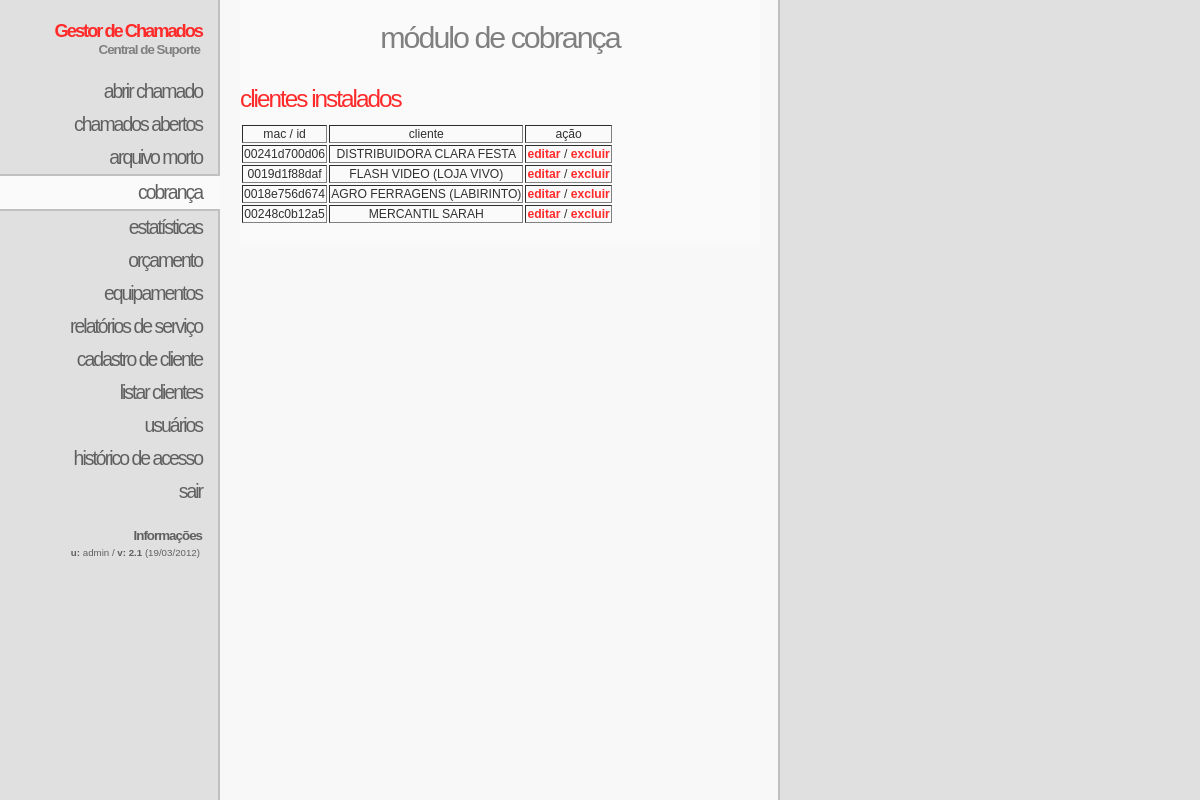
The page /?m=cobranca (signed in) on the database its author committed.
### tables this page shows
CREATE TABLE `cobranca` (
  `mac` varchar(17) NOT NULL,
  `cliente` text NOT NULL,
  `mensagem` text NOT NULL,
  PRIMARY KEY  (`mac`)
);

### incs/cobranca.php (the view, shortened to what this page needs)
 <h2>módulo de cobrança</h2>
  <?php
if ($_GET['editar']=='') {
?>
<h3> clientes instalados</h3>
<?php
    $q = mysql_query("SELECT * FROM `cobranca`");
    $row = mysql_fetch_array($q, MYSQL_ASSOC);
    if ($row['mac']!="") {
?>
 <table border=1 style="border-style:hidden">
 <tr>
 <td><center>mac / id</center></td>
 <td><center>cliente</center></td>
 <td><center>ação</center></td>
 </tr>
 <?php
	$q = mysql_query("SELECT * FROM `cobranca`");
	while ($row = mysql_fetch_array($q, MYSQL_ASSOC)) {
		echo "<tr>";
		echo "<td><center>".$row['mac']."</center></td>";
		echo "<td><center>".$row['cliente']."</center></td>";
		echo "<td><center><a href=\"?m=cobranca&editar=".$row['mac']."\">editar</a> / <a onclick=\"if(window.confirm('Voce tem certeza que deseja deletar este registro?')) return true; else return false;\" href=\"?m=cobranca&excluir=".$row['mac']."\">excluir</a></td></center></td>";
		echo "</tr>";
	}
 ?>
 </table>
<?php
 } else {
  evento('cobrancas','nenhum cliente encontrado');
  echo "Não existem clientes instalados.<br />";
 }
}
?>

### andreas07.css (style rules this page uses)
body { margin:0; padding:0; color:#303030; background:#fafafa url(img/bodybg.gif) top left repeat-y; font:76% Verdana,Tahoma,sans-serif; }
a { color:#ff2a2a; font-weight:bold; text-decoration:none; }
#content h2 { margin:0; color:#808080; font-weight:normal; font-size:2.5em; letter-spacing:-2px; text-align:center; }
#content h3 { clear:both; margin:30px 0 10px 0; color:#ff2a2a; font-weight:normal; font-size: 2em; letter-spacing:-2px; }

### rows shown on the page
cobranca: mac "00241d700d06", cliente "DISTRIBUIDORA CLARA FESTA"
cobranca: mac "0019d1f88daf", cliente "FLASH VIDEO (LOJA VIVO)"
cobranca: mac "0018e756d674", cliente "AGRO FERRAGENS (LABIRINTO)"
cobranca: mac "00248c0b12a5", cliente "MERCANTIL SARAH"

### other values the page prints
$_SESSION['id'] "admin"
